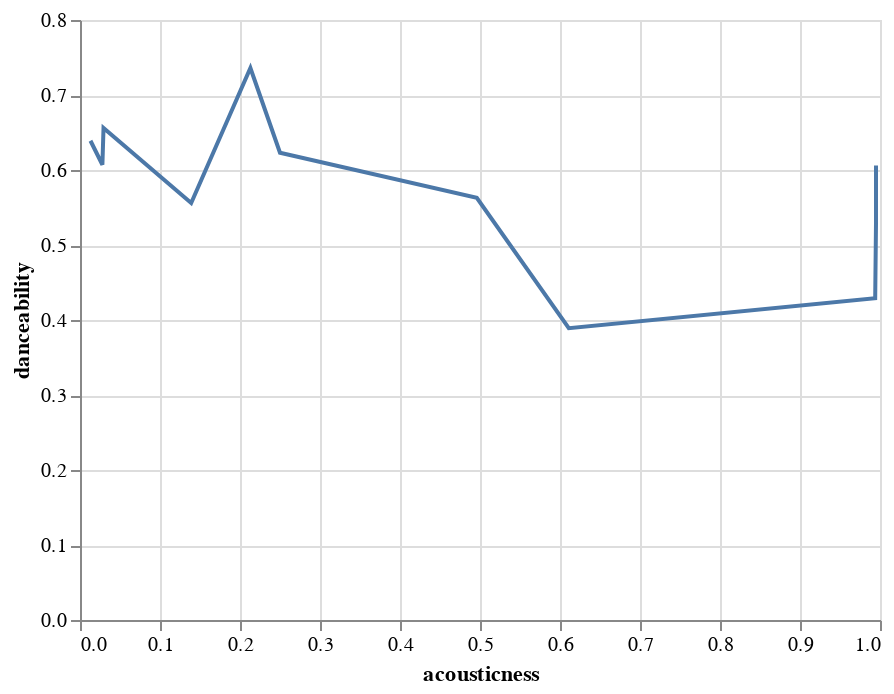

Source (notebook cell):
### Code cell
import altair as alt
alt.Chart(leastpopular_df_tracks).mark_line().encode(
    x='acousticness',
    y='danceability'
)

### Figure 1 — Vega-Lite specification as saved in the notebook (floating-point values rounded to 4 significant figures)
{"config": {"view": {"continuousWidth": 400, "continuousHeight": 300}}, "data": {"name": "data-58b5725063601f39e766020c1797157c"}, "mark": "line", "encoding": {"x": {"field": "acousticness", "type": "quantitative"}, "y": {"field": "danceability", "type": "quantitative"}}, "$schema": "https://vega.github.io/schema/vega-lite/v4.17.0.json", "datasets": {"data-58b5725063601f39e766020c1797157c": [{"genre": "Movie", "artist_name": "Henri Salvador", "track_name": "C'est beau de faire un Show", "track_id": "0BRjO6ga9RKCKjfDqeFgWV", "popularity": 0, "acousticness": 0.611, "danceability": 0.389, "duration_ms": 99373, "energy": 0.91, "instrumentalness": 0.0, "key": "C#", "liveness": 0.346, "loudness": -1.828, "mode": "Major", "speechiness": 0.0525, "tempo": 167.0, "time_signature": "4/4", "valence": 0.814}, {"genre": "Children's Music", "artist_name": "Sing n Play", "track_name": "See, See My Playmate", "track_id": "3WaCwwpGoxLEkFmd6cpZO5", "popularity": 0, "acousticness": 0.139, "danceability": 0.556, "duration_ms": 150487, "energy": 0.439, "instrumentalness": 0.0064, "key": "D", "liveness": 0.172, "loudness": -11.6, "mode": "Major", "speechiness": 0.0288, "tempo": 165.3, "time_signature": "4/4", "valence": 0.82}, {"genre": "Children's Music", "artist_name": "Children Songs Company", "track_name": "By the God - Instrumental", "track_id": "5yDehr9ccZo3vBO8hZXFcK", "popularity": 0, "acousticness": 0.213, "danceability": 0.736, "duration_ms": 212547, "energy": 0.446, "instrumentalness": 0.821, "key": "D", "liveness": 0.298, "loudness": -12.33, "mode": "Major", "speechiness": 0.0504, "tempo": 130.0, "time_signature": "4/4", "valence": 0.668}, {"genre": "Children's Music", "artist_name": "Children Songs Company", "track_name": "Interruption Please - Instrumental", "track_id": "6NEULw7AmTOAYRunPWcFvn", "popularity": 0, "acousticness": 0.0131, "danceability": 0.639, "duration_ms": 184000, "energy": 0.844, "instrumentalness": 0.0957, "key": "A#", "liveness": 0.0399, "loudness": -8.582, "mode": "Minor", "speechiness": 0.0439, "tempo": 120.0, "time_signature": "4/4", "valence": 0.271}, {"genre": "Children's Music", "artist_name": "Children Songs Company", "track_name": "Breeze", "track_id": "6v126eNn1A79yFIKGfvqLz", "popularity": 0, "acousticness": 0.028, "danceability": 0.607, "duration_ms": 147653, "energy": 0.554, "instrumentalness": 0.0, "key": "A", "liveness": 0.169, "loudness": -10.57, "mode": "Major", "speechiness": 0.371, "tempo": 92.19, "time_signature": "4/4", "valence": 0.404}, {"genre": "Children's Music", "artist_name": "Children Songs Company", "track_name": "Woodland", "track_id": "7qR2PWbDeuhh1Vzd0anb25", "popularity": 0, "acousticness": 0.995, "danceability": 0.529, "duration_ms": 266067, "energy": 0.154, "instrumentalness": 0.414, "key": "B", "liveness": 0.123, "loudness": -9.222, "mode": "Minor", "speechiness": 0.047, "tempo": 69.59, "time_signature": "4/4", "valence": 0.332}, {"genre": "Children's Music", "artist_name": "Children Songs Company", "track_name": "Cool Me - Instrumental", "track_id": "0V3Q9RYUaiLKTJIvg4KCST", "popularity": 0, "acousticness": 0.25, "danceability": 0.623, "duration_ms": 350080, "energy": 0.471, "instrumentalness": 0.931, "key": "A#", "liveness": 0.258, "loudness": -8.675, "mode": "Major", "speechiness": 0.0332, "tempo": 120.0, "time_signature": "4/4", "valence": 0.515}, {"genre": "Children's Music", "artist_name": "Sing n Play", "track_name": "The Tortoise and the Hare", "track_id": "0oX193rf5y87RipsZnH8Pq", "popularity": 0, "acousticness": 0.496, "danceability": 0.563, "duration_ms": 201362, "energy": 0.346, "instrumentalness": 0.0, "key": "D", "liveness": 0.12, "loudness": -14.06, "mode": "Major", "speechiness": 0.0938, "tempo": 144.6, "time_signature": "4/4", "valence": 0.37}, {"genre": "Movie", "artist_name": "Bruno Pelletier", "track_name": "Lié par le sang", "track_id": "3GO9Wo14FvMXvOKE4LItjg", "popularity": 0, "acousticness": 0.0294, "danceability": 0.656, "duration_ms": 276027, "energy": 0.694, "instrumentalness": 1.66e-05, "key": "A", "liveness": 0.0527, "loudness": -6.755, "mode": "Major", "speechiness": 0.0273, "tempo": 120.1, "time_signature": "4/4", "valence": 0.449}, {"genre": "Children's Music", "artist_name": "Children Songs Company", "track_name": "Forsaken", "track_id": "1rRNU87xfqvxiUsEXXyi8k", "popularity": 0, "acousticness": 0.994, "danceability": 0.429, "duration_ms": 129387, "energy": 0.0382, "instrumentalness": 0.0, "key": "B", "liveness": 0.448, "loudness": -12.7, "mode": "Major", "speechiness": 0.0557, "tempo": 156.8, "time_signature": "3/4", "valence": 0.474}, {"genre": "Children's Music", "artist_name": "Children Songs Company", "track_name": "By the Swanee River", "track_id": "1rVdSGC2sqSQYbtgTUHrfi", "popularity": 0, "acousticness": 0.995, "danceability": 0.606, "duration_ms": 263813, "energy": 0.45, "instrumentalness": 0.448, "key": "E", "liveness": 0.0666, "loudness": -3.031, "mode": "Minor", "speechiness": 0.138, "tempo": 101.8, "time_signature": "4/4", "valence": 0.73}]}}
